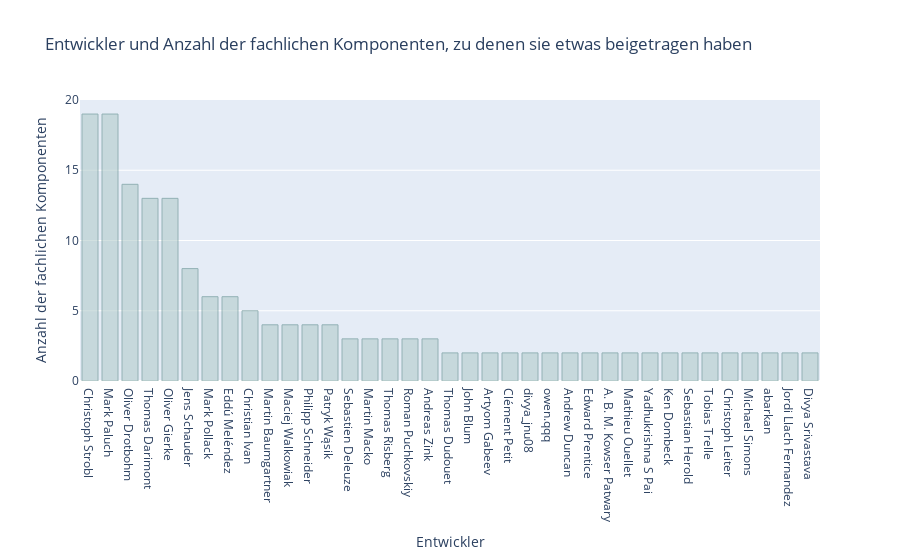

Notebook source saved alongside this figure:
### Markdown cell above
### Zu wie vielen Komponenten tragen einzelne Entwickler bei?
* Sind die Entwickler, die zu den meisten Komponenten etwsa beigetragen haben, identisch mit denen, die die meisten Commits erstellt haben?

### Code cell
# Entwickler, die zu den meisten Komponenten etwas beigetagen haben

bcCountByAuthor_query = %cypher MATCH (a:Author)-[:COMMITTED]->(c:Commit)-[:CONTAINS_CHANGE]->(:Change)-[]->(f:Git:File), \
            (f)<-[:HAS_SOURCE]-(:Type:Java)<-[:CONTAINS]-(bC:BoundedContext) \
            WHERE NOT c:Merge AND a.name <> "Spring Operator" \
            WITH bC.name AS BoundedContext, a.name AS Author, count(DISTINCT c) AS Commits \
            WITH collect(BoundedContext) AS BoundedContextsListForCount, Author \
            UNWIND BoundedContextsListForCount AS BoundedContextForCount \
            WITH  Author, count(BoundedContextForCount) AS BoundedContextCount \
            WHERE BoundedContextCount > 1 \
            RETURN Author, BoundedContextCount \
            ORDER BY BoundedContextCount DESC

bcCountByAuthor_query_df = bcCountByAuthor_query.get_dataframe()

fig = px.fig = px.bar(bcCountByAuthor_query_df, x='Author', y='BoundedContextCount', 
                      labels={'Author': 'Entwickler', 'BoundedContextCount': 'Anzahl der fachlichen Komponenten'},
                      title='Entwickler und Anzahl der fachlichen Komponenten, zu denen sie etwas beigetragen haben')
fig.update_traces(marker_color='rgb(179, 204, 204)', marker_line_color='rgb(92, 138, 138)',
                  marker_line_width=1, opacity=0.6)
fig.show()

### Figure 1 — Plotly figure (JSON) as saved in the notebook; plotly's stock layout.template omitted (floating-point values rounded to 4 significant figures)
{"data": [{"alignmentgroup": "True", "hovertemplate": "Entwickler=%{x}<br>Anzahl der fachlichen Komponenten=%{y}<extra></extra>", "legendgroup": "", "marker": {"color": "rgb(179, 204, 204)", "line": {"color": "rgb(92, 138, 138)", "width": 1}, "pattern": {"shape": ""}}, "name": "", "offsetgroup": "", "opacity": 0.6, "orientation": "v", "showlegend": false, "textposition": "auto", "type": "bar", "x": ["Christoph Strobl", "Mark Paluch", "Oliver Drotbohm", "Thomas Darimont", "Oliver Gierke", "Jens Schauder", "Mark Pollack", "Eddú Meléndez", "Christian Ivan", "Martin Baumgartner", "Maciej Walkowiak", "Philipp Schneider", "Patryk Wąsik", "Sebastien Deleuze", "Martin Macko", "Thomas Risberg", "Roman Puchkovskiy", "Andreas Zink", "Thomas Dudouet", "John Blum", "Artyom Gabeev", "Clément Petit", "divya_jnu08", "owen.qqq", "Andrew Duncan", "Edward Prentice", "A. B. M. Kowser Patwary", "Mathieu Ouellet", "Yadhukrishna S Pai", "Ken Dombeck", "Sebastian Herold", "Tobias Trelle", "Christoph Leiter", "Michael Simons", "abarkan", "Jordi Llach Fernandez", "Divya Srivastava"], "xaxis": "x", "y": [19, 19, 14, 13, 13, 8, 6, 6, 5, 4, 4, 4, 4, 3, 3, 3, 3, 3, 2, 2, 2, 2, 2, 2, 2, 2, 2, 2, 2, 2, 2, 2, 2, 2, 2, 2, 2], "yaxis": "y"}], "layout": {"barmode": "relative", "legend": {"tracegroupgap": 0}, "title": {"text": "Entwickler und Anzahl der fachlichen Komponenten, zu denen sie etwas beigetragen haben"}, "xaxis": {"anchor": "y", "domain": [0, 1], "title": {"text": "Entwickler"}}, "yaxis": {"anchor": "x", "domain": [0, 1], "title": {"text": "Anzahl der fachlichen Komponenten"}}}}
